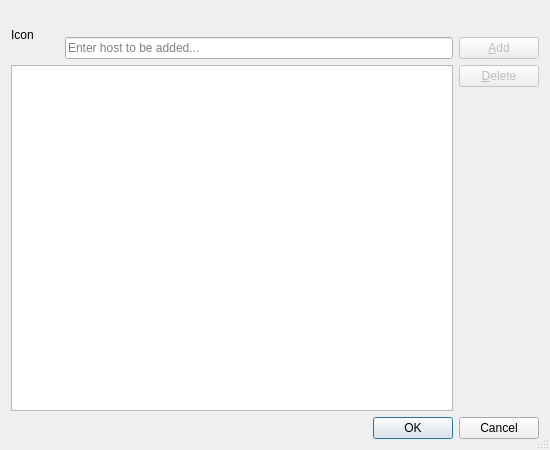
<?xml version="1.0" encoding="UTF-8"?>
<ui version="4.0">
 <class>AdBlockExceptionsDialog</class>
 <widget class="QDialog" name="AdBlockExceptionsDialog">
  <property name="geometry">
   <rect>
    <x>0</x>
    <y>0</y>
    <width>550</width>
    <height>450</height>
   </rect>
  </property>
  <property name="windowTitle">
   <string>AdBlock Exceptions</string>
  </property>
  <property name="sizeGripEnabled">
   <bool>true</bool>
  </property>
  <layout class="QVBoxLayout" name="verticalLayout">
   <item>
    <layout class="QGridLayout" name="gridLayout">
     <item row="0" column="0" rowspan="2">
      <widget class="QLabel" name="iconLabel">
       <property name="minimumSize">
        <size>
         <width>48</width>
         <height>48</height>
        </size>
       </property>
       <property name="text">
        <string notr="true">Icon</string>
       </property>
      </widget>
     </item>
     <item row="0" column="1">
      <spacer name="horizontalSpacer">
       <property name="orientation">
        <enum>Qt::Horizontal</enum>
       </property>
       <property name="sizeHint" stdset="0">
        <size>
         <width>188</width>
         <height>20</height>
        </size>
       </property>
      </spacer>
     </item>
     <item row="1" column="1">
      <widget class="QLineEdit" name="hostEdit">
       <property name="toolTip">
        <string>Enter a host to block AdBlock for</string>
       </property>
       <property name="placeholderText">
        <string>Enter host to be added...</string>
       </property>
       <property name="clearButtonEnabled">
        <bool>true</bool>
       </property>
      </widget>
     </item>
     <item row="1" column="2">
      <widget class="QPushButton" name="addButton">
       <property name="enabled">
        <bool>false</bool>
       </property>
       <property name="toolTip">
        <string>Press to add the host</string>
       </property>
       <property name="text">
        <string>&amp;Add</string>
       </property>
      </widget>
     </item>
     <item row="2" column="0" rowspan="2" colspan="2">
      <widget class="QListWidget" name="hostList">
       <property name="alternatingRowColors">
        <bool>true</bool>
       </property>
       <property name="sortingEnabled">
        <bool>true</bool>
       </property>
      </widget>
     </item>
     <item row="2" column="2">
      <widget class="QPushButton" name="deleteButton">
       <property name="enabled">
        <bool>false</bool>
       </property>
       <property name="toolTip">
        <string>Press to delete the selected hosts</string>
       </property>
       <property name="text">
        <string>&amp;Delete</string>
       </property>
      </widget>
     </item>
     <item row="3" column="2">
      <spacer name="verticalSpacer">
       <property name="orientation">
        <enum>Qt::Vertical</enum>
       </property>
       <property name="sizeHint" stdset="0">
        <size>
         <width>20</width>
         <height>148</height>
        </size>
       </property>
      </spacer>
     </item>
    </layout>
   </item>
   <item>
    <widget class="QDialogButtonBox" name="buttonBox">
     <property name="orientation">
      <enum>Qt::Horizontal</enum>
     </property>
     <property name="standardButtons">
      <set>QDialogButtonBox::Cancel|QDialogButtonBox::Ok</set>
     </property>
    </widget>
   </item>
  </layout>
 </widget>
 <tabstops>
  <tabstop>hostEdit</tabstop>
  <tabstop>addButton</tabstop>
  <tabstop>hostList</tabstop>
  <tabstop>deleteButton</tabstop>
  <tabstop>buttonBox</tabstop>
 </tabstops>
 <resources/>
 <connections>
  <connection>
   <sender>buttonBox</sender>
   <signal>accepted()</signal>
   <receiver>AdBlockExceptionsDialog</receiver>
   <slot>accept()</slot>
   <hints>
    <hint type="sourcelabel">
     <x>248</x>
     <y>254</y>
    </hint>
    <hint type="destinationlabel">
     <x>157</x>
     <y>274</y>
    </hint>
   </hints>
  </connection>
  <connection>
   <sender>buttonBox</sender>
   <signal>rejected()</signal>
   <receiver>AdBlockExceptionsDialog</receiver>
   <slot>reject()</slot>
   <hints>
    <hint type="sourcelabel">
     <x>316</x>
     <y>260</y>
    </hint>
    <hint type="destinationlabel">
     <x>286</x>
     <y>274</y>
    </hint>
   </hints>
  </connection>
 </connections>
</ui>
